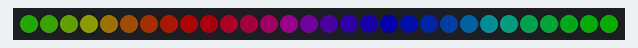
A program run on a simulated Raspberry Pi (BCM pin numbers). On the bench: 30 RGB LEDs in strip order, left to right. Dim RGB values are drawn brighter than linear.

Above: at 0.8 s.
At 4.3 s:
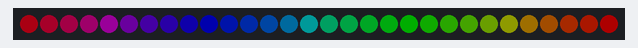
At 9.9 s:
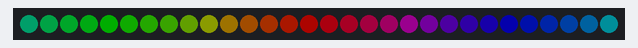
At 19.7 s:
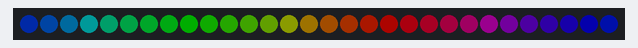
At 29.5 s:
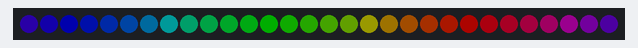
At 39.3 s:
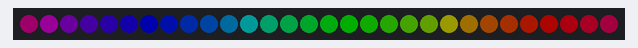

The program:

rainbow.py
```python
# TODO: find source of this function, becuase I didn't come up with it
import time, board, neopixel

NUM_PIXELS = 30

pixels = neopixel.NeoPixel(board.D18, NUM_PIXELS, brightness = 0.2)


def wheel(pos):
    # Input a value 0 to 255 to get a color value.
    # The colours are a transition r - g - b - back to r.
    if pos < 0 or pos > 255:
        r = g = b = 0
    elif pos < 85:
        r = int(pos * 3)
        g = int(255 - pos * 3)
        b = 0
    elif pos < 170:
        pos -= 85
        r = int(255 - pos * 3)
        g = 0
        b = int(pos * 3)
    else:
        pos -= 170
        r = 0
        g = int(pos * 3)
        b = int(255 - pos * 3)
    return (r, g, b)


while True:
    for j in range(255):
#        for i in range(NUM_PIXELS//2):
        for i in range(NUM_PIXELS):
#            pixel_index = (i * 256 // (NUM_PIXELS//2)) + j
            pixel_index = (i*256  // NUM_PIXELS) + j
            pixels[i] = wheel(pixel_index & 255)
#            pixels[NUM_PIXELS-i-1] = wheel(pixel_index & 255)
        time.sleep(0.0001)
```

Measured:
- what the display in image 1 shows lasts 0.7 s, from 4.2 s to 4.9 s
